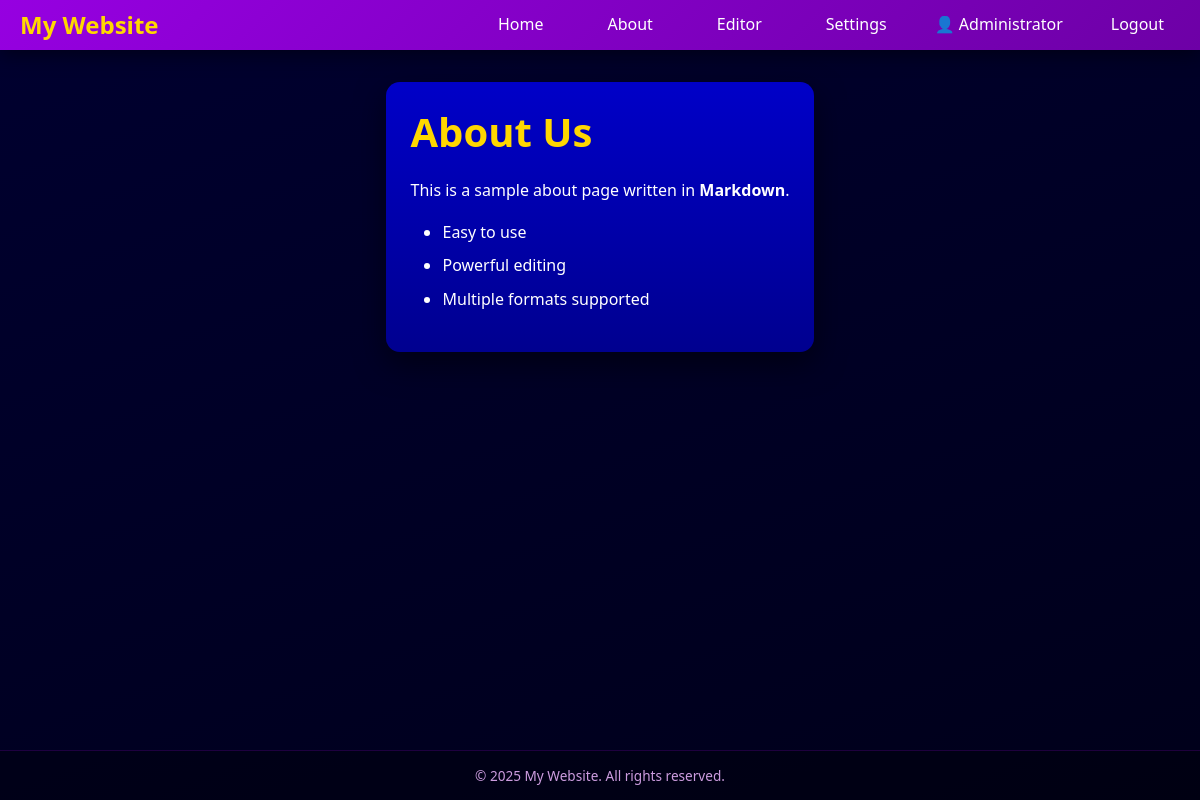
The app's page /?page=about (signed in) with its own data.
### tables this page shows
CREATE TABLE IF NOT EXISTS users (
    id INT AUTO_INCREMENT PRIMARY KEY,
    username VARCHAR(50) UNIQUE NOT NULL,
    email VARCHAR(255) UNIQUE NOT NULL,
    password_hash VARCHAR(255) NOT NULL,
    display_name VARCHAR(100),
    role_id INT NOT NULL DEFAULT 2,
    is_active BOOLEAN DEFAULT TRUE,
    email_verified BOOLEAN DEFAULT FALSE,
    last_login TIMESTAMP NULL,
    created_at TIMESTAMP DEFAULT CURRENT_TIMESTAMP,
    updated_at TIMESTAMP DEFAULT CURRENT_TIMESTAMP ON UPDATE CURRENT_TIMESTAMP,
    FOREIGN KEY (role_id) REFERENCES roles(id),
    INDEX idx_username (username),
    INDEX idx_email (email),
    INDEX idx_role (role_id)
);

CREATE TABLE IF NOT EXISTS pages (
    id INT AUTO_INCREMENT PRIMARY KEY,
    title VARCHAR(255) NOT NULL,
    slug VARCHAR(255) UNIQUE NOT NULL,
    content LONGTEXT NOT NULL,
    content_type ENUM('html', 'markdown', 'blocks') DEFAULT 'html',
    author_id INT NULL,
    created_at TIMESTAMP DEFAULT CURRENT_TIMESTAMP,
    updated_at TIMESTAMP DEFAULT CURRENT_TIMESTAMP ON UPDATE CURRENT_TIMESTAMP,
    FOREIGN KEY (author_id) REFERENCES users(id) ON DELETE SET NULL,
    INDEX idx_slug (slug),
    INDEX idx_created (created_at),
    INDEX idx_author (author_id)
);

### src/settings.php (called while the page is built, shortened)
<?php
require_once __DIR__ . '/config.php';
class Settings {
    private static $instance = null;
    private $db;
    private $cache = [];
    private $loaded = false;
    private function __construct() {
        $this->db = getDB();
    }
    public static function getInstance() {
        if (self::$instance === null) {
            self::$instance = new Settings();
        }
        return self::$instance;
    }
    private function loadAll() {
        if ($this->loaded) return;
        try {
            $stmt = $this->db->query("SELECT setting_key, setting_value, setting_type FROM settings");
            while ($row = $stmt->fetch()) {
                $this->cache[$row['setting_key']] = $this->castValue($row['setting_value'], $row['setting_type']);
            }
            $this->loaded = true;
        } catch (PDOException $e) {
            $this->loaded = true;
        }
    }
    private function castValue($value, $type) {
        switch ($type) {
            case 'number':
                return (int) $value;
            case 'boolean':
                return (bool) $value;
            default:
                return $value;
        }
    }
    public function get($key, $default = null) {
        $this->loadAll();
        return $this->cache[$key] ?? $default;
    }
    public function getFooterText() {
        $text = $this->get('footer_text', '© {year} {site_title}. All rights reserved.');
        $text = str_replace('{year}', date('Y'), $text);
        $text = str_replace('{site_title}', $this->get('site_title', 'My Website'), $text);
        return $text;
    }
}
function settings() {
    return Settings::getInstance();
}
function siteTitle() {
    return settings()->get('site_title', SITE_TITLE);
}
function footerText() {
    return settings()->getFooterText();
}
?>

### src/auth.php (called while the page is built, shortened)
<?php
require_once __DIR__ . '/config.php';
class Auth {
    private $db;
    private $user = null;
    private $permissions = [];
    public function __construct() {
        $this->db = getDB();
        $this->loadUserFromSession();
    }
    private function loadUserFromSession() {
        if (isset($_SESSION['user_id'])) {
            $stmt = $this->db->prepare("
                SELECT u.*, r.name as role_name, r.display_name as role_display_name, r.level as role_level
                FROM users u
                JOIN roles r ON u.role_id = r.id
                WHERE u.id = ? AND u.is_active = TRUE
            ");
            $stmt->execute([$_SESSION['user_id']]);
            $this->user = $stmt->fetch();
            if ($this->user) {
                $this->loadPermissions();
            } else {
                $this->logout();
            }
        } elseif (isset($_COOKIE['remember_token'])) {
            $this->authenticateByToken($_COOKIE['remember_token']);
        }
    }
    private function loadPermissions() {
        $stmt = $this->db->prepare("
            SELECT p.name
            FROM permissions p
            JOIN role_permissions rp ON p.id = rp.permission_id
            WHERE rp.role_id = ?
        ");
        $stmt->execute([$this->user['role_id']]);
        $this->permissions = $stmt->fetchAll(PDO::FETCH_COLUMN);
    }
    public function isLoggedIn() {
        return $this->user !== null;
    }
    public function getUser() {
        return $this->getSafeUserData();
    }
    private function getSafeUserData() {
        return [
            'id' => $this->user['id'],
            'username' => $this->user['username'],
            'email' => $this->user['email'],
            'display_name' => $this->user['display_name'],
            'role_id' => $this->user['role_id'],
            'role_name' => $this->user['role_name'],
            'role_display_name' => $this->user['role_display_name'],
            'role_level' => $this->user['role_level'],
            'created_at' => $this->user['created_at'],
            'last_login' => $this->user['last_login']
        ];
    }
    public function hasPermission($permission) {
        return in_array($permission, $this->permissions);
    }
}
$auth = new Auth();
function auth() {
    global $auth;
    return $auth;
}
function isLoggedIn() {
    return auth()->isLoggedIn();
}
function currentUser() {
    return auth()->getUser();
}
function hasPermission($permission) {
    return auth()->hasPermission($permission);
}
?>

### src/index.php (the view, shortened to what this page needs)
<?php
require_once 'auth.php';
require_once 'settings.php';
$slug = isset($_GET['page']) ? $_GET['page'] : 'home';
try {
    $db = getDB();
    $stmt = $db->prepare("SELECT * FROM pages WHERE slug = ?");
    $stmt->execute([$slug]);
    $page = $stmt->fetch();
} catch (PDOException $e) {
    die("Error loading page: " . $e->getMessage());
}
$content = $page['content'];
if ($page['content_type'] === 'markdown') {
    $content = parseMarkdown($content);
}
$user = currentUser();
$siteTitle = siteTitle();
?>
<!DOCTYPE html>
<html lang="en">
<head>
    <link rel="stylesheet" href="/assets/css/global.css">
    <link rel="stylesheet" href="/assets/css/auth.css">
</head>
<body>
    <div class="page-wrapper">
        <nav class="navbar">
            <div class="container">
                <a href="/" class="logo"><?php echo h($siteTitle); ?></a>
                <ul class="nav-menu">
                    <li><a href="/">Home</a></li>
                    <li><a href="?page=about">About</a></li>
                    <?php if (isLoggedIn()): ?>
                        <?php if (hasPermission('view_admin')): ?>
                        <li><a href="/admin/">Editor</a></li>
                        <?php endif; ?>
                        <?php if (hasPermission('manage_settings')): ?>
                        <li><a href="/admin/settings.php">Settings</a></li>
                        <?php endif; ?>
                        <li class="user-info">
                            <span>👤 <?php echo h($user['display_name']); ?></span>
                        </li>
                        <li><a href="/logout.php">Logout</a></li>
                    <?php endif; ?>
                </ul>
            </div>
        </nav>
        <main class="container">
            <article class="content">
                <?php echo $content; ?>
            </article>
        </main>
        <footer class="footer">
            <p><?php echo h(footerText()); ?></p>
        </footer>
    </div>
</body>
</html>

### src/config.php (shortened to what this page needs)
<?php
function getDB() {
    static $pdo = null;
    if ($pdo === null) {
        try {
            $pdo = new PDO(
                "mysql:host=" . DB_HOST . ";dbname=" . DB_NAME . ";charset=utf8mb4",
                DB_USER,
                DB_PASSWORD,
                [
                    PDO::ATTR_ERRMODE => PDO::ERRMODE_EXCEPTION,
                    PDO::ATTR_DEFAULT_FETCH_MODE => PDO::FETCH_ASSOC,
                    PDO::ATTR_EMULATE_PREPARES => false,
                ]
            );
        } catch (PDOException $e) {
            die("Database connection failed: " . $e->getMessage());
        }
    }
    return $pdo;
}
function h($string) {
    return htmlspecialchars($string, ENT_QUOTES, 'UTF-8');
}
function parseMarkdown($text) {
    $lines = explode("\n", $text);
    $html = [];
    $inList = false;
    foreach ($lines as $line) {
        $line = trim($line);
        if (empty($line)) {
            continue;
        }
        if (preg_match('/^### (.+)$/', $line, $matches)) {
            if ($inList) { $html[] = '</ul>'; $inList = false; }
            $html[] = '<h3>' . htmlspecialchars($matches[1]) . '</h3>';
        } elseif (preg_match('/^## (.+)$/', $line, $matches)) {
            if ($inList) { $html[] = '</ul>'; $inList = false; }
            $html[] = '<h2>' . htmlspecialchars($matches[1]) . '</h2>';
        } elseif (preg_match('/^# (.+)$/', $line, $matches)) {
            $html[] = '<h1>' . htmlspecialchars($matches[1]) . '</h1>';
        }
        elseif (preg_match('/^\- (.+)$/', $line, $matches)) {
            if (!$inList) {
                $html[] = '<ul>';
                $inList = true;
            }
            $processed = preg_replace_callback('/\*\*(.+?)\*\*/', function($m) { return '<strong>' . htmlspecialchars($m[1]) . '</strong>'; }, $matches[1]);
            $processed = preg_replace_callback('/\*(.+?)\*/', function($m) { return '<em>' . htmlspecialchars($m[1]) . '</em>'; }, $processed);
            $processed = preg_replace_callback('/\[(.+?)\]\((.+?)\)/', function($m) { return '<a href="' . htmlspecialchars($m[2]) . '">' . htmlspecialchars($m[1]) . '</a>'; }, $processed);
            $html[] = '<li>' . $processed . '</li>';
        }
        else {
            $processed = preg_replace_callback('/\*\*(.+?)\*\*/', function($m) { return '<strong>' . htmlspecialchars($m[1]) . '</strong>'; }, $line);
            $processed = preg_replace_callback('/\*(.+?)\*/', function($m) { return '<em>' . htmlspecialchars($m[1]) . '</em>'; }, $processed);
            $processed = preg_replace_callback('/\[(.+?)\]\((.+?)\)/', function($m) { return '<a href="' . htmlspecialchars($m[2]) . '">' . htmlspecialchars($m[1]) . '</a>'; }, $processed);
            $html[] = '<p>' . $processed . '</p>';
        }
    }
    if ($inList) {
        $html[] = '</ul>';
    }
    return implode("\n", $html);
}
?>

### src/assets/css/global.css (style rules this page uses)
:root { --bg-main: #000030; --bg-panel: #0000C8; --bg-panel-dark: #00008f; --primary: #9600E1; --primary-dark: #6d00a6; --primary-light: #b300ff; --secondary: #CC9CDF; --danger: #C80000; --danger-dark: #a00000; --success: #00a060; --success-light: #c6f6d5; --warning: #ffc107; --accent: #FFD700; --text-main: #ffffff; --text-muted: #CC9CDF; --text-dark: #000030; --border-color: rgba(255, 255, 255, 0.1); --border-light: rgba(255, 255, 255, 0.2); --shadow-color: rgba(0, 0, 0, 0.5); --overlay: rgba(0, 0, 48, 0.9); }
* { margin: 0; padding: 0; box-sizing: border-box; }
html, body { height: 100%; scroll-behavior: smooth; }
body { font-family: system-ui, -apple-system, BlinkMacSystemFont, 'Segoe UI', Roboto, Oxygen, Ubuntu, sans-serif; line-height: 1.6; background: linear-gradient(160deg, var(--bg-main), #00001a); color: var(--text-main); min-height: 100vh; display: flex; flex-direction: column; }
.page-wrapper { display: flex; flex-direction: column; min-height: 100vh; }
.page-wrapper main, main.container { flex: 1; }
h1, h2, h3, h4, h5, h6 { line-height: 1.3; margin-bottom: 0.5em; }
h1 { font-size: 2.5rem; }
a { color: var(--accent); text-decoration: none; transition: color 0.2s, opacity 0.2s; }
.container { max-width: 1200px; margin: 0 auto; padding: 0 20px; }
.navbar { background: linear-gradient(135deg, var(--primary), var(--primary-dark)); height: 50px; box-shadow: 0 4px 20px var(--shadow-color); position: sticky; top: 0; z-index: 100; flex-shrink: 0; }
.navbar .container { display: flex; justify-content: space-between; align-items: center; height: 100%; }
.logo { font-size: 1.5rem; font-weight: bold; color: var(--accent); text-decoration: none; }
.nav-menu { display: flex; list-style: none; gap: 2rem; }
.nav-menu a { color: var(--text-main); text-decoration: none; padding: 0.5rem 1rem; border-radius: 6px; transition: background 0.2s, transform 0.2s; }
main.container { margin-top: 2rem; margin-bottom: 2rem; }
.card, .content { background: linear-gradient(180deg, var(--bg-panel), var(--bg-panel-dark)); border-radius: 14px; padding: 1.5rem; margin-bottom: 1.5rem; box-shadow: 0 12px 30px var(--shadow-color); }
.card h2, .content h1 { margin-top: 0; color: var(--accent); }
.content p { margin-bottom: 1rem; color: var(--text-main); }
.content ul, .content ol { margin-left: 2rem; margin-bottom: 1rem; }
.content li { margin-bottom: 0.5rem; }
.footer { background: linear-gradient(180deg, var(--primary-dark), #4a0070); height: 50px; display: flex; align-items: center; justify-content: center; text-align: center; margin-top: auto; flex-shrink: 0; }
.footer p { color: var(--text-muted); font-size: 0.85rem; margin: 0; }

### src/assets/css/auth.css (style rules this page uses)
.footer { background: rgba(0, 0, 0, 0.3); padding: 1.5rem 0; text-align: center; border-top: 1px solid rgba(150, 0, 225, 0.2); }
.footer p { color: var(--text-muted); font-size: 0.85rem; margin: 0; }

### records on screen
users: display_name "Administrator"
pages: content "This is a sample about page written in ."

### other values on screen
$siteTitle "My Website"
$matches[1] "About Us"
$m[1] "Markdown"
$processed "Easy to use Powerful editing Multiple formats supported"
footerText() "© 2025 My Website. All rights reserved."
